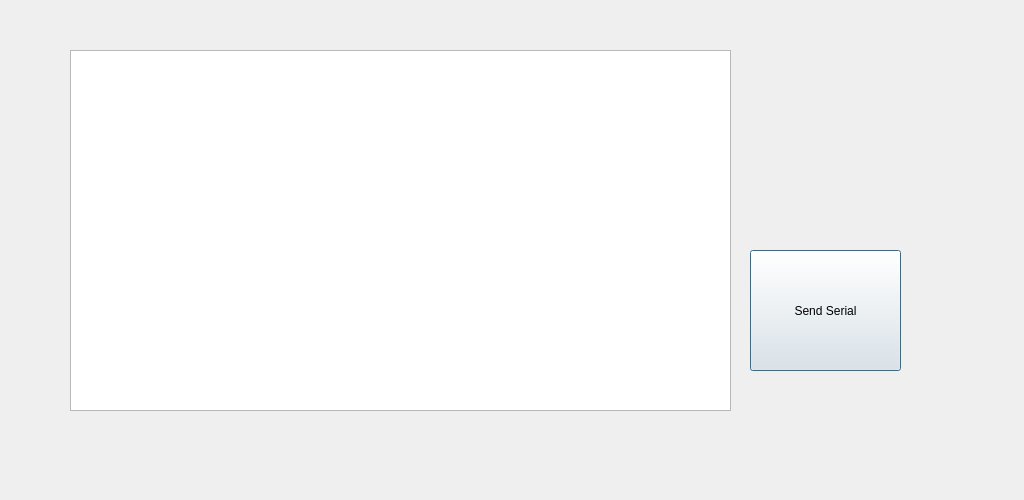
<?xml version="1.0" encoding="UTF-8"?>
<ui version="4.0">
 <class>TCPComms</class>
 <widget class="QDialog" name="TCPComms">
  <property name="geometry">
   <rect>
    <x>0</x>
    <y>0</y>
    <width>1024</width>
    <height>500</height>
   </rect>
  </property>
  <property name="windowTitle">
   <string>Dialog</string>
  </property>
  <widget class="QPushButton" name="btn_Send">
   <property name="geometry">
    <rect>
     <x>750</x>
     <y>250</y>
     <width>151</width>
     <height>121</height>
    </rect>
   </property>
   <property name="text">
    <string>Send Serial</string>
   </property>
  </widget>
  <widget class="QListWidget" name="listWidget_TCP">
   <property name="geometry">
    <rect>
     <x>70</x>
     <y>50</y>
     <width>661</width>
     <height>361</height>
    </rect>
   </property>
  </widget>
 </widget>
 <resources/>
 <connections/>
</ui>
